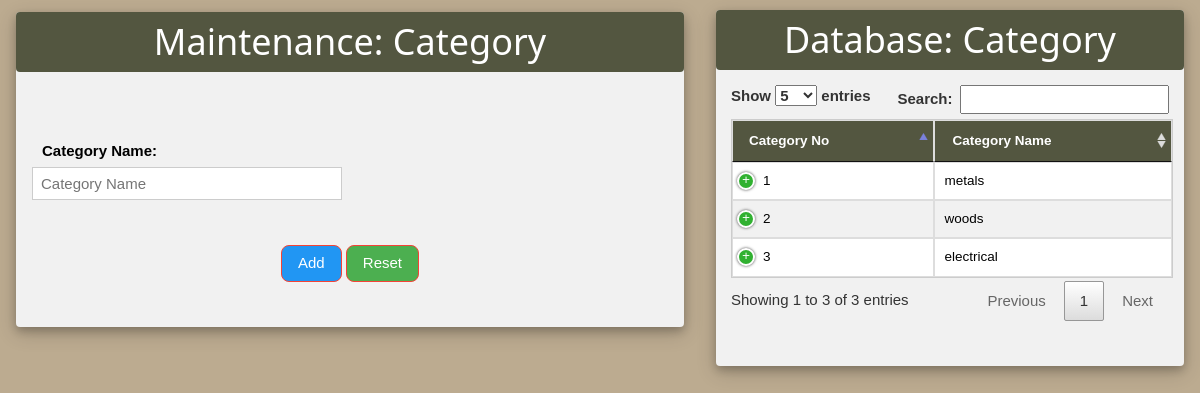
The app's page /category.php (signed in) with its own data.
### tables this page shows
CREATE TABLE `category` (
  `category_no` int(11) NOT NULL,
  `category_name` varchar(30) DEFAULT NULL,
  `status` varchar(30) DEFAULT NULL
);

### category.php (the view, shortened to what this page needs)
<!DOCTYPE html>
<html>
<head>
<link rel="stylesheet" href="bootstrap/css/bootstrap.min.css">
<link rel="stylesheet" href="w3.css">
<link rel="stylesheet" href="font-awesome-4.6.3/css/font-awesome.min.css">
  <link rel="stylesheet" href="http://localhost/xampp/capstone/DataTables/responsive/css/responsive.dataTables.min.css">
  <link rel="stylesheet" href="http://localhost/xampp/capstone/DataTables/css/jquery.dataTables.min.css">
</head>
<form action="" method="post" name="frm" id="frm">
<div class="w3-row">
<div class="w3-col w3-container m6 l7">
<div class="w3-card-4 w3-center w3-light-grey w3-round" style="width:100%; margin-top: 12px; ">
<header class="w3-container w3-camo-dark-green w3-round">
  <h1>Maintenance: Category</h1>
</header>
<br>
<br>
<br>
<div class="w3-row-padding">
  <div class="w3-half">
    <label style="margin-left:-180px;">Category Name:</label>
    <input class="w3-input w3-border" type="text" placeholder="Category Name" name="txtname" id="categoryname" style="height:33px;">
  </div><br>
</div>
<br>
<br>
<button type="submit" name="btnAdd" onclick="return myFunction();"  class="w3-btn w3-blue w3-border w3-border-red w3-round-large">Add</button>
<button type="button" class="w3-btn w3-green w3-border w3-border-red w3-round-large" onclick="ClearFields();">Reset</button>
<br></br><br>
</div>
</div>
<div class="w3-col w3-container m8 l5" >
<div class="w3-card-4 w3-center w3-light-grey w3-round" style="width:100%; margin-top: 10px; ">
<header class="w3-container w3-camo-dark-green w3-round">
  <h1>Database: Category</h1>
</header>
<?php
$servername = "localhost";
$username = "root";
$password = "";
$dbname = "projectmonitoring";
$conn = new mysqli($servername, $username, $password, $dbname);
echo'
<div class="container" style="width:100%; margin-left: 0px; margin-top: -75px;">
    <br> <br> <br> <br>
  <table class="dt-responsive table-bordered w3-table w3-bordered w3-striped w3-border w3-hoverable" id="tableko1" name="tableko1" style="font-size: 0.9em;">
    <thead>
      <tr class="w3-camo-dark-green">
        <th>Category No</th>
        <th>Category Name</th>
        <th>Action</th>
      </tr>
    </thead>
    <tbody>
     ';
      $sql = "SELECT * FROM category where status='Active'";
      $result = $conn->query($sql);
    while($row = $result->fetch_assoc())
      {
         $category_no=$row['category_no'];
        $category_name=$row['category_name'];
      echo'<tr>';
       echo'<td>'.$category_no.'</td>';
        echo'<td>'.$category_name.'</td>';
        ?>
        <?php
        }
      echo'</tr>';
     echo'
    </tbody>
  </table>
  <br></br>';
   ?>
    </div>
</form>
</body>
</html>

### category.php (style rules this page uses)
.w3-camo-dark-green { color:#fff;background-color:#535640 }

### records on screen
category: category_no "1", category_name "metals"
category: category_no "2", category_name "woods"
category: category_no "3", category_name "electrical"
